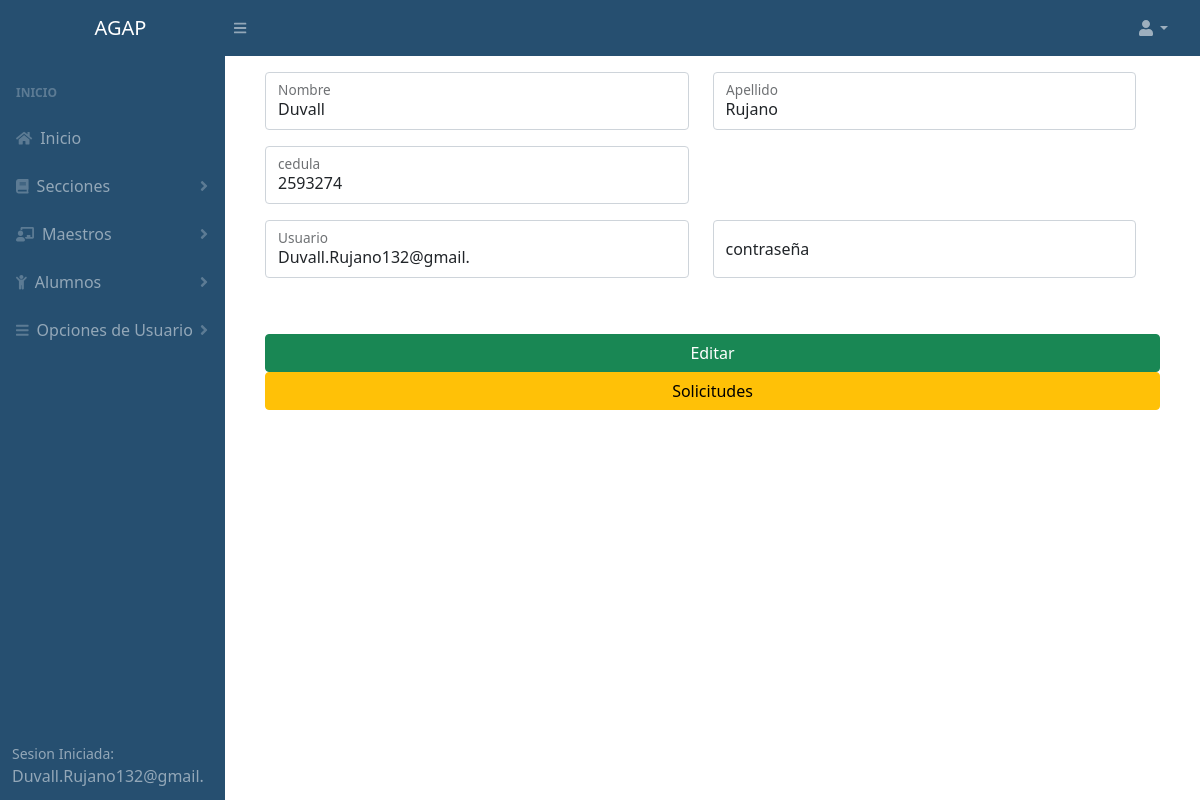
Screenshot of /edit_u.php (signed in) with the database file from the repository.
### tables this page shows
CREATE TABLE `usuario` (
  `id_usuario` int(11) NOT NULL AUTO_INCREMENT,
  `nombres` varchar(200) NOT NULL,
  `apellidos` varchar(200) NOT NULL,
  `cedula` int(200) NOT NULL,
  `usuario` varchar(200) NOT NULL,
  `pass` varchar(200) NOT NULL,
  `correo` varchar(250) NOT NULL,
  `iden_us` varchar(200) NOT NULL,
  `tipo_usu` varchar(50) NOT NULL DEFAULT 'corriente',
  PRIMARY KEY (`id_usuario`),
  UNIQUE KEY `cedula` (`cedula`),
  UNIQUE KEY `correo` (`correo`)
);

### php/users/conexion.php (called while the page is built, shortened)
<?php
	class conexion
	{
		private $host;
		private $user;
		private $password;
		private $database;
		function __construct(){
			$this->host 	= "localhost";
			$this->user 	= "root";
			$this->password = "";
			$this->database = "agap";
		}
		public function conectar(){
			$conexion = mysqli_connect($this->host, $this->user, $this->password, $this->database);
			return $conexion;
		}
	}
 ?>

### php/users/users.php (called while the page is built, shortened)
<?php
	include "conexion.php";
	class users
	{
		private $link;
		function __construct()
		{
			$this->conn  = new conexion();
			$this->link  = $this->conn->conectar();
		}
		public function getUserById($id)
		{
				$query  = "SELECT * FROM usuario WHERE id_usuario = " .$id;
				$result = mysqli_query($this->link, $query);
				$data   = array();
  				while ($data[] = mysqli_fetch_assoc($result));
  				array_pop($data);
				return $data;
		}
	}
?>

### edit_u.php (the view, shortened to what this page needs)
<?php include "php/users/users.php";
?>
<!DOCTYPE html>
<html lang="en">
<head>
    <link href="css/stylo.css" rel="stylesheet" />
    <link href="css/styles.css" rel="stylesheet" />
</head>
<body>
	  <?php include "php/acceso.php";
$user = new users;
$user = $user->getUserById($_SESSION['id_usuario']);
      ?>
	  <div class="card-body">
	  <form action="php/users/user_controler.php" method="POST">
	  	  								<div class="row mb-3" >
                                            <div class="row mb-3">
                                                <div class="col-md-6">
                                                    <div class="form-floating mb-3 mb-md-0">
                                                        <input class="form-control" id="inputFirstName" type="text" placeholder="Enter your first name" name="nombre" value="<?=
                                                        $user[0]['nombres'];?>" />
                                                        <label for="inputFirstName">Nombre</label>
                                                    </div>
                                                </div>
                                                <div class="col-md-6">
                                                    <div class="form-floating">
                                                        <input class="form-control" id="inputLastName" type="text" placeholder="Enter your last name" name="apellido" value="<?=
                                                        $user[0]['apellidos'];?>" />
                                                        <label for="inputLastName">Apellido</label>
                                                    </div>
                                                </div>
                                            </div>
                                           <div class="row mb-3">
                                                <div class="col-md-6">
                                                    <div class="form-floating mb-3 mb-md-0">
                                                        <input class="form-control" id="inputFirstName" type="text" placeholder="ingrese su cedula" name="cedula" value="<?=
                                                        $user[0]['cedula'];?>" />
                                                        <label for="inputFirstName">cedula</label>
                                                    </div>
                                                </div>
                                            </div>
                                            <div class="row mb-3">
                                                <div class="col-md-6">
                                                    <div class="form-floating mb-3 mb-md-0">
                                                        <input class="form-control" id="inputUser" type="text" placeholder="Enter your first name" name="usuario" value="<?=
                                                        $user[0]['usuario'];?>" />
                                                        <label for="inputUser">Usuario</label>
                                                    </div>
                                                </div>
                                                <div class="col-md-6">
                                                    <div class="form-floating">
                                                        <input class="form-control" id="inputLastName" type="text" placeholder="Enter your last name" name="pass" />
                                                        <label for="inputLastName">contraseña</label>
                                                    </div>
                                                </div>
                                            </div>
                                            </div>
                                            <div class="mt-4 mb-0">
                                                <div class="d-grid">
                                                    <input type="submit" name="editar" value="Editar" class="btn btn-success">
                                                </div>
                                                <a href="solicitudes.php" class="btn btn-warning" style="display: block;">Solicitudes</a>
                                            </div>
                                        </form>
                                      </div>
</body>
</html>

### rows the page displays
usuario: nombre "Duvall", apellido "Rujano", cedula "2593274", usuario "Duvall.Rujano132@gmail."

### other values shown
$_SESSION['usuario'] "Duvall.Rujano132@gmail."
